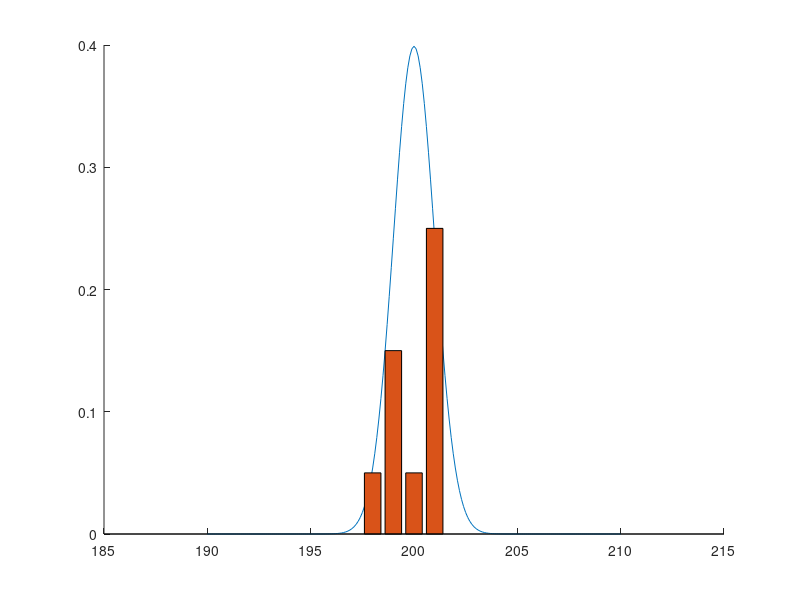

This chart was generated by the following MATLAB code:
clc
close all
clear all

%Generate Data

N=10;
std = 1;
mu = 200;

R = randn(N,1);

% Measure
mu_tmp = mean(R);
std_tmp = var(R)^(1/2);

% Normalise and denormalise
R = (R - mu_tmp) / std_tmp;
R = (R * std) + mu;


% Plot data

fit = fitdist(R,'Normal');

x_values = 190:.1:210;
y_values = pdf(fit,x_values);

x_hist = 190:1:210;
y_hist = hist(R,x_hist)/(N*2);

hold on
plot(x_values,y_values);
bar(x_hist,y_hist);